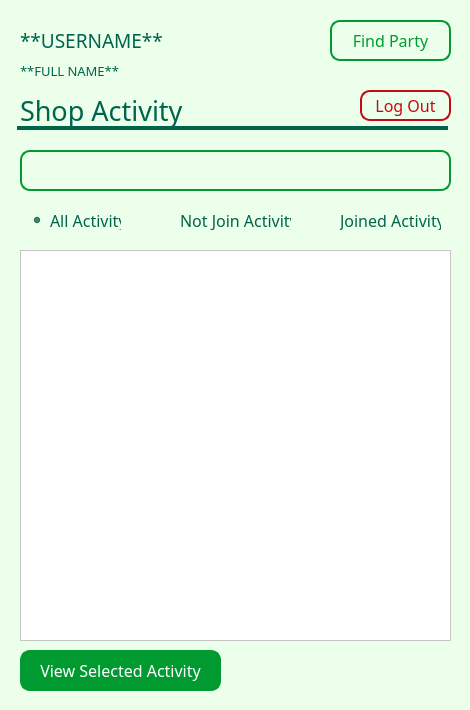
<?xml version="1.0" encoding="UTF-8"?>
<ui version="4.0">
 <class>Dialog</class>
 <widget class="QDialog" name="Dialog">
  <property name="geometry">
   <rect>
    <x>0</x>
    <y>0</y>
    <width>470</width>
    <height>710</height>
   </rect>
  </property>
  <property name="font">
   <font>
    <family>ZCOOL QingKe HuangYou</family>
    <pointsize>12</pointsize>
   </font>
  </property>
  <property name="windowTitle">
   <string>Board Game Community</string>
  </property>
  <property name="styleSheet">
   <string notr="true">background-color: rgb(235, 255, 235);</string>
  </property>
  <widget class="QLabel" name="label_3">
   <property name="geometry">
    <rect>
     <x>20</x>
     <y>90</y>
     <width>331</width>
     <height>41</height>
    </rect>
   </property>
   <property name="font">
    <font>
     <family>ZCOOL QingKe HuangYou</family>
     <pointsize>20</pointsize>
     <weight>50</weight>
     <italic>false</italic>
     <bold>false</bold>
    </font>
   </property>
   <property name="styleSheet">
    <string notr="true">background-color: rgba(255, 255, 255, 0);
color: rgb(0, 100, 76);
font: 20pt &quot;ZCOOL QingKe HuangYou&quot;;</string>
   </property>
   <property name="text">
    <string>Shop Activity</string>
   </property>
   <property name="textFormat">
    <enum>Qt::AutoText</enum>
   </property>
  </widget>
  <widget class="QTableWidget" name="tbl_activitiesList">
   <property name="geometry">
    <rect>
     <x>20</x>
     <y>250</y>
     <width>431</width>
     <height>391</height>
    </rect>
   </property>
   <property name="styleSheet">
    <string notr="true">font: 10pt &quot;Bai Jamjuree&quot;;
background-color: rgb(255, 255, 255);</string>
   </property>
  </widget>
  <widget class="QPushButton" name="btn_findParty">
   <property name="geometry">
    <rect>
     <x>330</x>
     <y>20</y>
     <width>121</width>
     <height>41</height>
    </rect>
   </property>
   <property name="styleSheet">
    <string notr="true">background-color: rgba(255, 255, 255, 0);
font: 12pt &quot;ZCOOL QingKe HuangYou&quot;;
color: rgb(0, 154, 49);
border-radius: 10px;
border: 2px solid rgb(0, 154, 49);</string>
   </property>
   <property name="text">
    <string>Find Party</string>
   </property>
  </widget>
  <widget class="QLabel" name="lbl_username">
   <property name="geometry">
    <rect>
     <x>20</x>
     <y>20</y>
     <width>291</width>
     <height>41</height>
    </rect>
   </property>
   <property name="font">
    <font>
     <family>Bai Jamjuree</family>
     <pointsize>14</pointsize>
     <weight>50</weight>
     <italic>false</italic>
     <bold>false</bold>
    </font>
   </property>
   <property name="styleSheet">
    <string notr="true">background-color: rgba(255, 255, 255, 0);
color: rgb(0, 100, 76);
font: 14pt &quot;Bai Jamjuree&quot;;</string>
   </property>
   <property name="text">
    <string>**USERNAME**</string>
   </property>
   <property name="textFormat">
    <enum>Qt::AutoText</enum>
   </property>
  </widget>
  <widget class="QPushButton" name="btn_logOut">
   <property name="geometry">
    <rect>
     <x>360</x>
     <y>90</y>
     <width>91</width>
     <height>31</height>
    </rect>
   </property>
   <property name="styleSheet">
    <string notr="true">background-color:  rgba(0, 0, 0, 0);
color: rgb(200, 9, 19);
font: 10pt &quot;ZCOOL QingKe HuangYou&quot;;
border-radius: 10px;
border: 2px solid rgb(200, 9, 19);</string>
   </property>
   <property name="text">
    <string>Log Out</string>
   </property>
  </widget>
  <widget class="QPushButton" name="btn_viewActivity">
   <property name="geometry">
    <rect>
     <x>20</x>
     <y>650</y>
     <width>201</width>
     <height>41</height>
    </rect>
   </property>
   <property name="styleSheet">
    <string notr="true">background-color: rgb(0, 154, 49);
color: rgb(255, 255, 255);
font: 12pt &quot;ZCOOL QingKe HuangYou&quot;;
border-radius: 10px;
border: 2px solid rgb(0, 154, 49);</string>
   </property>
   <property name="text">
    <string>View Selected Activity</string>
   </property>
  </widget>
  <widget class="Line" name="line">
   <property name="geometry">
    <rect>
     <x>17</x>
     <y>120</y>
     <width>431</width>
     <height>16</height>
    </rect>
   </property>
   <property name="styleSheet">
    <string notr="true">color: rgb(0, 100, 76);
background-color: rgba(255, 255, 255, 0);</string>
   </property>
   <property name="frameShadow">
    <enum>QFrame::Plain</enum>
   </property>
   <property name="lineWidth">
    <number>4</number>
   </property>
   <property name="orientation">
    <enum>Qt::Horizontal</enum>
   </property>
  </widget>
  <widget class="QLineEdit" name="ltxt_searchBar">
   <property name="geometry">
    <rect>
     <x>20</x>
     <y>150</y>
     <width>431</width>
     <height>41</height>
    </rect>
   </property>
   <property name="styleSheet">
    <string notr="true">font: 12pt &quot;Bai Jamjuree&quot;;
border: 2px solid rgb(0, 154, 49);
background-color: rgba(255, 255, 255, 0);
border-radius: 10px ;</string>
   </property>
  </widget>
  <widget class="QLabel" name="lbl_fullname">
   <property name="geometry">
    <rect>
     <x>20</x>
     <y>60</y>
     <width>291</width>
     <height>21</height>
    </rect>
   </property>
   <property name="font">
    <font>
     <family>Bai Jamjuree</family>
     <pointsize>10</pointsize>
     <weight>50</weight>
     <italic>false</italic>
     <bold>false</bold>
    </font>
   </property>
   <property name="styleSheet">
    <string notr="true">background-color: rgba(255, 255, 255, 0);
color: rgb(0, 100, 76);
font: 10pt &quot;Bai Jamjuree&quot;;</string>
   </property>
   <property name="text">
    <string>**FULL NAME**</string>
   </property>
   <property name="textFormat">
    <enum>Qt::AutoText</enum>
   </property>
  </widget>
  <widget class="QRadioButton" name="rbtn_allActivity">
   <property name="geometry">
    <rect>
     <x>30</x>
     <y>210</y>
     <width>91</width>
     <height>20</height>
    </rect>
   </property>
   <property name="styleSheet">
    <string notr="true">font: 10pt &quot;ZCOOL QingKe HuangYou&quot;;
background-color: rgba(255, 255, 255, 0);
color: rgb(0, 100, 76);</string>
   </property>
   <property name="text">
    <string>All Activity</string>
   </property>
   <property name="checked">
    <bool>true</bool>
   </property>
  </widget>
  <widget class="QRadioButton" name="rbtn_newActivity">
   <property name="geometry">
    <rect>
     <x>160</x>
     <y>210</y>
     <width>131</width>
     <height>20</height>
    </rect>
   </property>
   <property name="styleSheet">
    <string notr="true">font: 10pt &quot;ZCOOL QingKe HuangYou&quot;;
background-color: rgba(255, 255, 255, 0);
color: rgb(0, 100, 76);</string>
   </property>
   <property name="text">
    <string>Not Join Activity</string>
   </property>
  </widget>
  <widget class="QRadioButton" name="rbtn_joinedActivity">
   <property name="geometry">
    <rect>
     <x>320</x>
     <y>210</y>
     <width>121</width>
     <height>20</height>
    </rect>
   </property>
   <property name="styleSheet">
    <string notr="true">font: 10pt &quot;ZCOOL QingKe HuangYou&quot;;
background-color: rgba(255, 255, 255, 0);
color: rgb(0, 100, 76);</string>
   </property>
   <property name="text">
    <string>Joined Activity</string>
   </property>
  </widget>
 </widget>
 <resources/>
 <connections/>
</ui>
